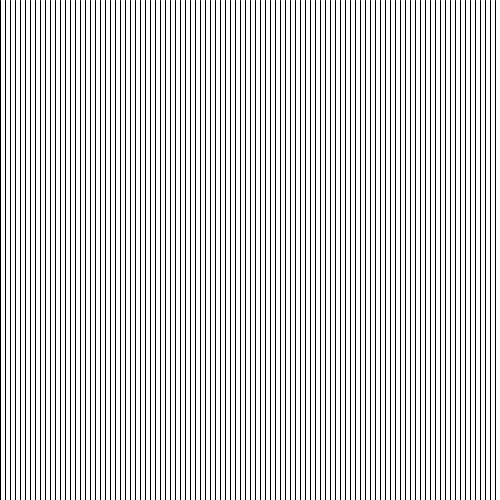
Frame 1 (no input)
Frame 60 (the mouse pressed at the canvas centre just before this capture): identical to frame 1, image omitted
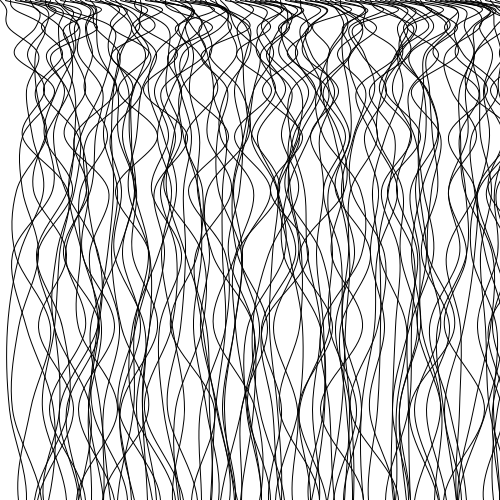
Frame 120 (the mouse held since frame 60 and released just before this capture)

The Processing sketch that drew these frames (run headless with seeded random() and noise(); from frame 60 on, the mouse is pressed at the canvas centre):

// Processing sketch: processing_72840
// ── processing_72840.pde

int numLines = 100;
float numVertsMin = 10;
float numVertsMax = 100;

void setup() {
  size(500, 500);
  smooth();
}

void draw() {
  background(255);
 noFill();
  float numVerts = map(mouseX,0,width,numVertsMin, numVertsMax);
  for (int i = 0; i <numLines;i++) {
    float x = width/numLines*i;
    float y = 0;
    beginShape();
    curveVertex(x, y);
    curveVertex(x, y);
    for (int j = 1; j<numVerts; j++) {
      float randRange = map(mouseX,0,width,0,100);
      float randOffset = random(randRange);
      x = x+randOffset;
      y += j*height/numVerts;
      curveVertex(x, y);
      x = width/numLines*i;
    }
    curveVertex(x, y);
    endShape();
  }
}
